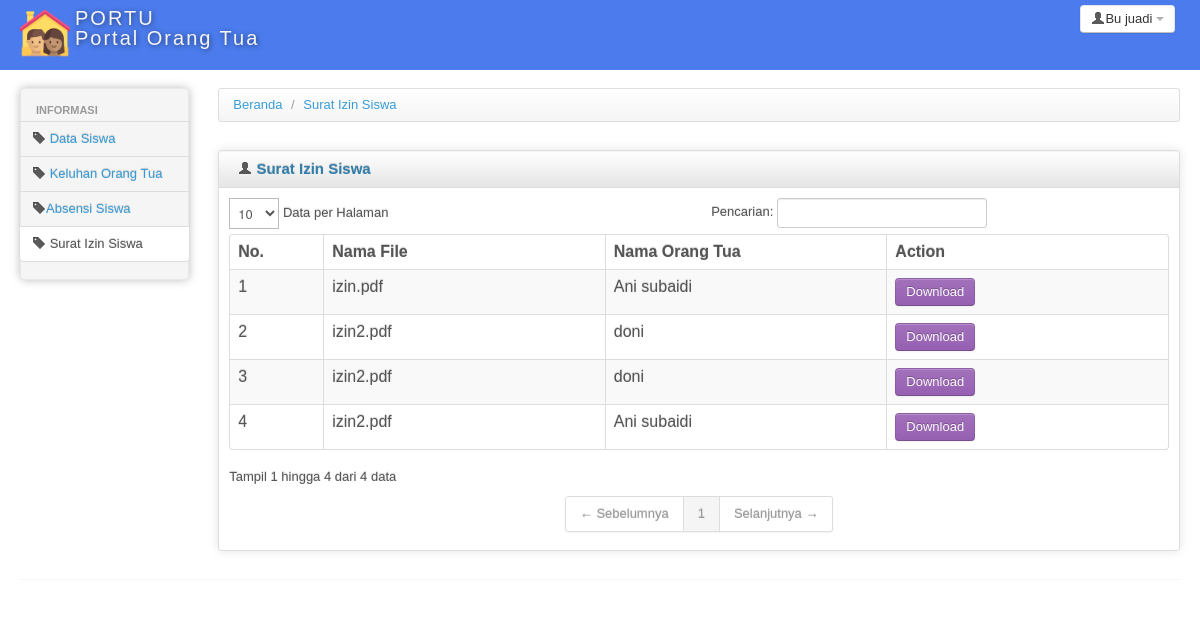
Page /portu/index.php?modul=izin_w (signed in) on the committed database.
### tables this page shows
CREATE TABLE IF NOT EXISTS `upload` (
  `id_upload` int(23) NOT NULL AUTO_INCREMENT,
  `nama` varchar(100) NOT NULL,
  `id_ortu` int(11) NOT NULL,
  PRIMARY KEY (`id_upload`)
);

CREATE TABLE IF NOT EXISTS `ortu` (
  `id_ortu` int(11) NOT NULL AUTO_INCREMENT,
  `nama_ortu` varchar(111) NOT NULL,
  `username` varchar(111) NOT NULL,
  `password` varchar(111) NOT NULL,
  `hak_akses` varchar(10) NOT NULL,
  PRIMARY KEY (`id_ortu`)
);

### portu/modul/mod_upload_izin/izin.php (the view, shortened to what this page needs)
<div>
    <ul class="breadcrumb">
        <li>
            <a href="index.php?modul=home">Beranda</a> <span class="divider">/</span>
        </li>
        <li>
            <a href="index.php?modul=merk">Surat Izin Siswa</a>
        </li>
    </ul>
</div>
<div class="row-fluid sortable">
    <div class="box span12">
        <div class="box-header well" data-original-title>
            <h2><i class="icon-user"></i> Surat Izin Siswa</h2>
        </div>
        <div class="box-content">
            <table class="table table-striped table-bordered bootstrap-datatable datatable">
                <thead>
                    <tr>
                        <th style="width: 10%;">
                            No.
                        </th>
                        <th style="width: 30%;">
                            Nama File
                        </th>
                        <th style="width: 30%;">
                            Nama Orang Tua
                        </th>
						<th style="width: 30%;">
                            Action
                        </th>
                    </tr>
                </thead>
                <tbody>
                    <?php
                    $no=0;
					$query = mysql_query("SELECT * FROM upload inner join ortu on ortu.id_ortu=upload.id_ortu ORDER BY id_upload");
					while($data = mysql_fetch_array($query)){
					$no++
                    ?>
                        <tr>
							<td><?=$no?></td>
            				<td><?php echo $data['nama']; ?></td>
							<td><?php echo $data['nama_ortu']; ?></td>
							<td><a href="modul/mod_upload_izin/download.php?filename=<?=$data['nama']?>" class="btn btn-info" ></i>Download</a></td>
                        </tr>
                    <?php } ?>
                </tbody>
            </table>
        </div>
    </div>
</div>

### portu/css/charisma-app.css (style rules this page uses)
.box { border: 1px solid #DEDEDE; border-radius:3px; -webkit-border-radius:3px; -moz-border-radius:3px; margin-top: 10px; margin-bottom: 10px ; box-shadow: 0 0 10px rgba(189, 189, 189, 0.4); -webkit-box-shadow: 0 0 10px rgba(189, 189, 189, 0.4); -moz-box-shadow: 0 0 10px rgba(189, 189, 189, 0.4); }
.box-header { border:none; padding-top:5px; border-bottom: 1px solid #DEDEDE; border-radius:3px 3px 0 0; -webkit-border-radius:3px 3px 0 0; -moz-border-radius:3px 3px 0 0; height:12px; min-height:12px; margin-bottom: 0; cursor:move; font-weight:bold; font-size:16px; background: -moz-linear-gradient(top, rgba(255,255,255,0) 0%, rgba(0,0,0,0.1) 100%); background: -webkit-gradient(linear, left top, left bottom, color-stop(0%,rgba(255,255,255,0)), color-stop(100%,rgba(0,0,0,0.1))); background: -webkit-linear-gradient(top, rgba(255,255,255,0) 0%,rgba(0,0,0,0.1) 100%); background: -o-linear-gradient(top, rgba(255,255,255,0) 0%,rgba(0,0,0,0.1) 100%); background: -ms-linear-gradient(top, rgba(255,255,255,0) 0%,rgba(0,0,0,0.1) 100%); background: linear-gradient(to bottom, rgba(255,255,255,0) 0%,rgba(0,0,0,0.1) 100%); filter: progid:DXImageTransform.Microsoft.gradient( startColorstr='#00ffffff', endColorstr='#1a000000',GradientType=0 ); }
.box-header h2 { font-size:15px; width:auto; clear:none; float:left; line-height:25px; white-space: nowrap; }
.box-header h2 > i { margin-top:1px; }
.box-content { padding:10px; }

### portu/header.php (style rules this page uses)
body { padding-bottom: 40px; }

### rows in the picture
upload: nama "izin.pdf", id_ortu.nama_ortu "Ani subaidi"
upload: nama "izin2.pdf", id_ortu.nama_ortu "doni"
upload: nama "izin2.pdf", id_ortu.nama_ortu "doni"
upload: nama "izin2.pdf", id_ortu.nama_ortu "Ani subaidi"

### other values in the picture
$_SESSION['nama'] "Bu juadi"
